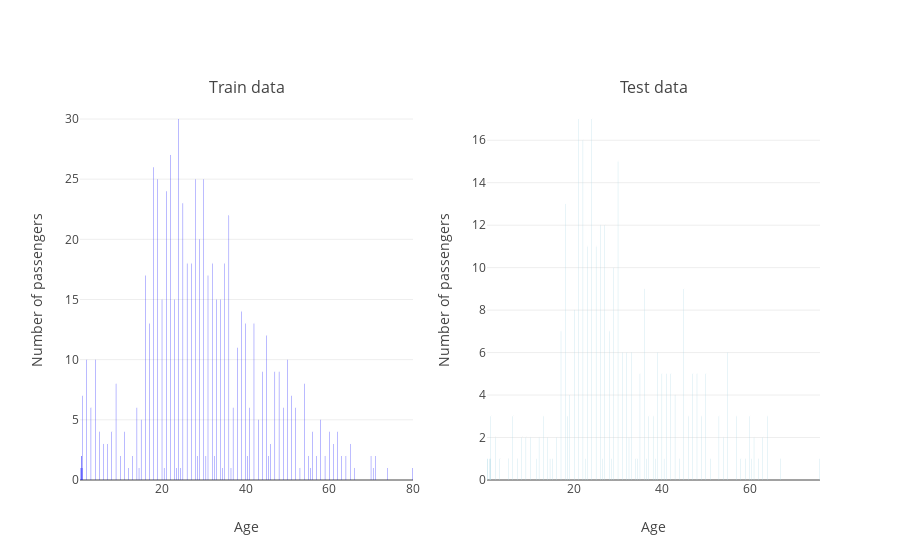

The notebook cell this image was saved under:
### Code cell
plot_two_bar(get_categories(train_df,'Age'), get_categories(test_df,'Age'), 
             'Train data', 'Test data',
             'Age', 'Number of passengers')

### Figure 1 — Plotly figure (JSON) as saved in the notebook; plotly's stock layout.template omitted (floating-point values rounded to 4 significant figures)
{"data": [{"marker": {"color": "Blue"}, "text": [24, 22, 18, 19, 30, 28, 21, 25, 36, 29, 32, 27, 35, 26, 16, 31, 20, 33, 23, 34, 39, 17, 42, 40, 45, 38, 50, 2, 4, 47, 44, 48, 54, 9, 1, 51, 52, 14, 3, 49, 41, 37, 15, 43, 58, 11, 62, 60, 8, 56, 5, 46, 65, 7, 6, 61, 55, 28.5, 71, 59, 63, 0.83, 30.5, 70, 57, 0.75, 13, 10, 64, 40.5, 32.5, 45.5, 20.5, 24.5, 0.67, 14.5, 0.92, 74, 34.5, 80, 12, 36.5, 53, 55.5, 70.5, 66, 23.5, 0.42], "type": "bar", "uid": "3e1df401-ab2c-46cc-a2f4-96183d5c3a10", "x": [24, 22, 18, 19, 30, 28, 21, 25, 36, 29, 32, 27, 35, 26, 16, 31, 20, 33, 23, 34, 39, 17, 42, 40, 45, 38, 50, 2, 4, 47, 44, 48, 54, 9, 1, 51, 52, 14, 3, 49, 41, 37, 15, 43, 58, 11, 62, 60, 8, 56, 5, 46, 65, 7, 6, 61, 55, 28.5, 71, 59, 63, 0.83, 30.5, 70, 57, 0.75, 13, 10, 64, 40.5, 32.5, 45.5, 20.5, 24.5, 0.67, 14.5, 0.92, 74, 34.5, 80, 12, 36.5, 53, 55.5, 70.5, 66, 23.5, 0.42], "xaxis": "x", "y": [30, 27, 26, 25, 25, 25, 24, 23, 22, 20, 18, 18, 18, 18, 17, 17, 15, 15, 15, 15, 14, 13, 13, 13, 12, 11, 10, 10, 10, 9, 9, 9, 8, 8, 7, 7, 6, 6, 6, 6, 6, 6, 5, 5, 5, 4, 4, 4, 4, 4, 4, 3, 3, 3, 3, 3, 2, 2, 2, 2, 2, 2, 2, 2, 2, 2, 2, 2, 2, 2, 2, 2, 1, 1, 1, 1, 1, 1, 1, 1, 1, 1, 1, 1, 1, 1, 1, 1], "yaxis": "y"}, {"marker": {"color": "Lightblue"}, "text": [24, 21, 22, 30, 18, 27, 26, 25, 23, 29, 36, 45, 20, 17, 28, 32, 31, 55, 33, 39, 35, 41, 47, 40, 50, 42, 48, 19, 43, 1, 49, 6, 13, 60, 53, 18.5, 46, 64, 38, 57, 37, 10, 61, 32.5, 2, 16, 12, 9, 54, 8, 63, 14, 22.5, 62, 0.83, 67, 28.5, 0.33, 0.17, 38.5, 3, 51, 5, 44, 14.5, 59, 58, 0.75, 0.92, 36.5, 40.5, 11.5, 34, 15, 7, 60.5, 26.5, 76, 34.5], "type": "bar", "uid": "de102cb6-d1d8-4498-b11d-136673d450a7", "x": [24, 21, 22, 30, 18, 27, 26, 25, 23, 29, 36, 45, 20, 17, 28, 32, 31, 55, 33, 39, 35, 41, 47, 40, 50, 42, 48, 19, 43, 1, 49, 6, 13, 60, 53, 18.5, 46, 64, 38, 57, 37, 10, 61, 32.5, 2, 16, 12, 9, 54, 8, 63, 14, 22.5, 62, 0.83, 67, 28.5, 0.33, 0.17, 38.5, 3, 51, 5, 44, 14.5, 59, 58, 0.75, 0.92, 36.5, 40.5, 11.5, 34, 15, 7, 60.5, 26.5, 76, 34.5], "xaxis": "x2", "y": [17, 17, 16, 15, 13, 12, 12, 11, 11, 10, 9, 9, 8, 7, 7, 6, 6, 6, 6, 6, 5, 5, 5, 5, 5, 5, 5, 4, 4, 3, 3, 3, 3, 3, 3, 3, 3, 3, 3, 3, 3, 2, 2, 2, 2, 2, 2, 2, 2, 2, 2, 2, 1, 1, 1, 1, 1, 1, 1, 1, 1, 1, 1, 1, 1, 1, 1, 1, 1, 1, 1, 1, 1, 1, 1, 1, 1, 1, 1], "yaxis": "y2"}], "layout": {"annotations": [{"font": {"size": 16}, "showarrow": false, "text": "Train data", "x": 0.225, "xanchor": "center", "xref": "paper", "y": 1, "yanchor": "bottom", "yref": "paper"}, {"font": {"size": 16}, "showarrow": false, "text": "Test data", "x": 0.775, "xanchor": "center", "xref": "paper", "y": 1, "yanchor": "bottom", "yref": "paper"}], "showlegend": false, "xaxis": {"anchor": "y", "domain": [0, 0.45], "title": {"text": "Age"}}, "xaxis2": {"anchor": "y2", "domain": [0.55, 1], "title": {"text": "Age"}}, "yaxis": {"anchor": "x", "domain": [0, 1], "title": {"text": "Number of passengers"}}, "yaxis2": {"anchor": "x2", "domain": [0, 1], "title": {"text": "Number of passengers"}}}}
